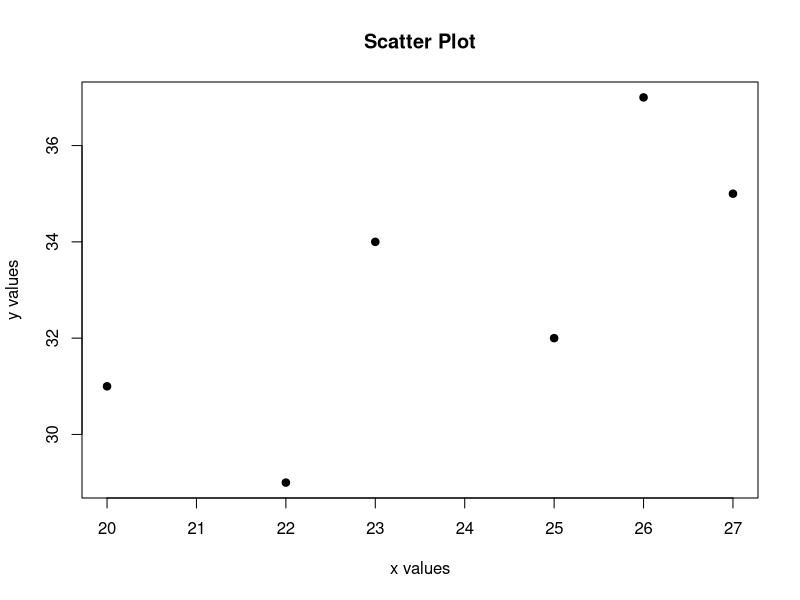
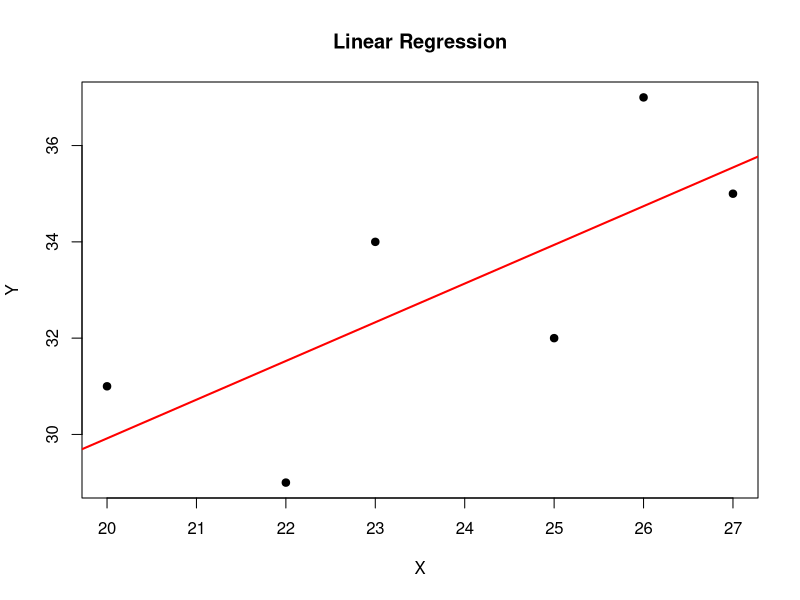
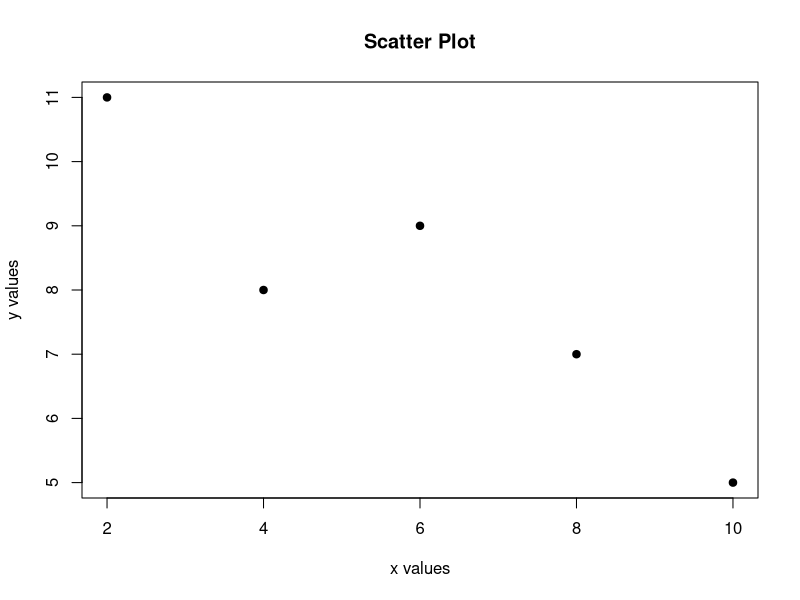
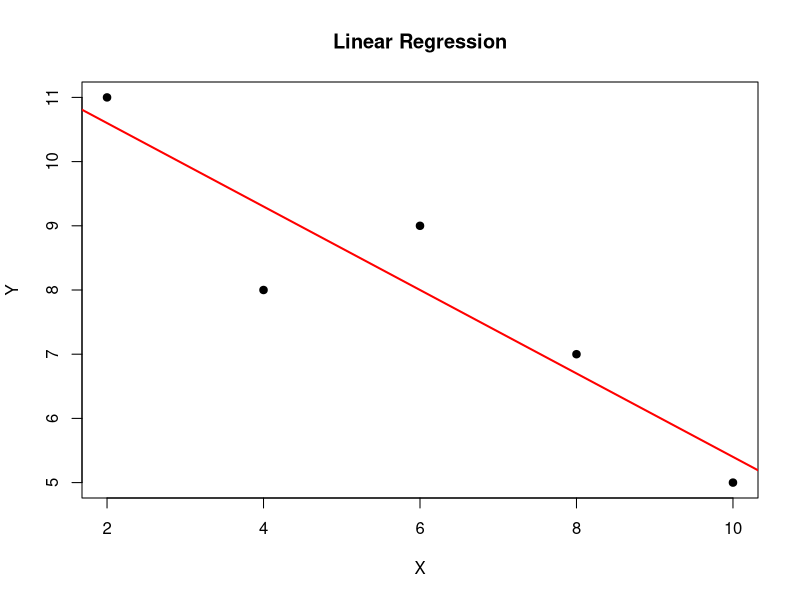

Write R code to recreate these figures, in order.
#25MCA044
#NidhishChandran

x<-c(20,22,25,26,27,23)
y<-c(31,29,32,37,35,34)
correlation<-cor(x,y)
print(correlation)
plot(x,y,main="Scatter Plot",xlab="x values",ylab="y values",pch=19)
x<-c(20,22,25,26,27,23)
y<-c(31,29,32,37,35,34)
model<-lm(y~x)
summary(model)
plot(x,y,main="Linear Regression",xlab="X",ylab="Y",pch=19)
abline(model,col="red",lwd=2)

x<-c(6,2,10,4,8)
y<-c(9,11,5,8,7)
correlation<-cor(x,y)
print(correlation)
plot(x,y,main="Scatter Plot",xlab="x values",ylab="y values",pch=19)
model<-lm(y~x)
summary(model)
plot(x,y,main="Linear Regression",xlab="X",ylab="Y",pch=19)
abline(model,col="red",lwd=2)


#25MCA044
#NidhishChandran
